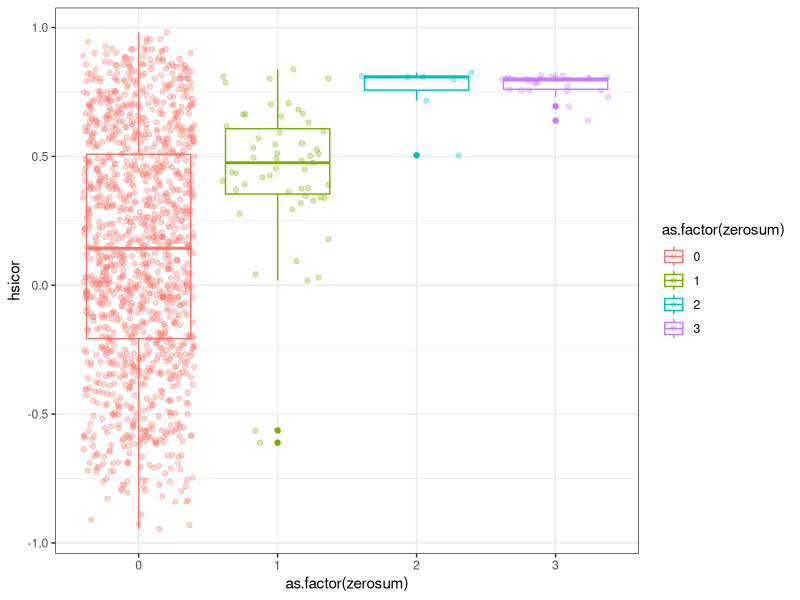

Reproduce this figure in R. (Note: a time limit stopped this script after it produced the figure.)
###Pdae15888 methylation - is SNP-based differential methylation more correlated to larval survival
library(ggplot2)
#Create vector of heat survival index for individuals F1,F3,F4,A5,A6,A8
hscore=c(0.789439953, 0.998209258, 0.22654263, 0.954202839, 1.477754999, 1.300719112)

#Read S441 methlyation table (3 filters - excludes the filter for potential positions that contain SNPs)
s441=read.table("scaf441.3cfilt.tsv",header=TRUE)

#Crop table to Pdae15888 
s441.xrn=s441[which(s441$pos >= 287182 & s441$pos <= 363229),]

#Calculate means for AD and F samples
s441.xrn$amean=rowMeans(as.matrix(s441.xrn[,3:10]))
s441.xrn$fmean=rowMeans(as.matrix(s441.xrn[,11:18]))

#Identify supported/high confidence SNP positions based on the following logic
#A methylatable (for want of a better word) position that is homozygous for a CpG disruptive SNP \
#in an individual will have zero methylation for both corresponding adult and sperm samples

#Record positions that have zero methylation for both adult and sperm samples
s441.xrn$A5z=0
s441.xrn$A6z=0
s441.xrn$A7z=0
s441.xrn$A8z=0
s441.xrn$F1z=0
s441.xrn$F2z=0
s441.xrn$F3z=0
s441.xrn$F4z=0
s441.xrn$A5z[which(s441.xrn$A.A5 == 0 & s441.xrn$A.S5 == 0)]=1
s441.xrn$A6z[which(s441.xrn$A.A6 == 0 & s441.xrn$A.S6 == 0)]=1
s441.xrn$A7z[which(s441.xrn$A.A7 == 0 & s441.xrn$A.S7 == 0)]=1
s441.xrn$A8z[which(s441.xrn$A.A8 == 0 & s441.xrn$A.S8 == 0)]=1
s441.xrn$F1z[which(s441.xrn$F.A1 == 0 & s441.xrn$F.S1 == 0)]=1
s441.xrn$F2z[which(s441.xrn$F.A2 == 0 & s441.xrn$F.S2 == 0)]=1
s441.xrn$F3z[which(s441.xrn$F.A3 == 0 & s441.xrn$F.S3 == 0)]=1
s441.xrn$F4z[which(s441.xrn$F.A4 == 0 & s441.xrn$F.S4 == 0)]=1
s441.xrn$zerosum=0
s441.xrn$zerosum=s441.xrn$A5z+s441.xrn$A6z+s441.xrn$A7z+s441.xrn$A8z+s441.xrn$F1z+s441.xrn$F2z+s441.xrn$F3z+s441.xrn$F4z
#replace above with a row sum?

#Calculate correlation coefficient for each pos vs hsi

hsi=c("F.S1","F.S3","F.S4","A.S5","A.S6","A.S8")
s441.xrn.hsi=s441.xrn[hsi]
mcor=lapply(1:length(s441.xrn.hsi$F.S1), function(x) cor(as.numeric(s441.xrn.hsi[x,]),hscore, method="pearson"))
s441.xrn$hsicor=unlist(mcor)

#Calculate mean correlation coefficient for different SNP prevalence
mean(s441.xrn$hsicor[which(s441.xrn$zerosum == 0)],na.rm = TRUE) #0.1330131
mean(s441.xrn$hsicor[which(s441.xrn$zerosum >= 1)],na.rm = TRUE) #0.5720017
mean(s441.xrn$hsicor[which(s441.xrn$zerosum >= 2)],na.rm = TRUE) #0.7754107
mean(s441.xrn$hsicor[which(s441.xrn$zerosum >= 3)],na.rm = TRUE) #0.780757

#generate a box plot
ggplot(s441.xrn,aes(as.factor(zerosum),hsicor, color=as.factor(zerosum)))+geom_boxplot()+geom_jitter(alpha=0.3)+theme_bw()

#Perform permutation analysis (can perform at different SNP prevalence values).
#Test if the difference in methylation between SNP-impacted sites and non-SNP-impacted sites is greater than expected by chance. 
nperms=10000000
perm.result=numeric(nperms)
for(i in 1:nperms)
{
  s441.xrn$rs=sample(s441.xrn$hsicor,length(s441.xrn$hsicor),replace=FALSE)
  perm.result[i]=mean(s441.xrn$rs[which(s441.xrn$zerosum >= 1)],na.rm = TRUE)-mean(s441.xrn$rs[which(s441.xrn$zerosum == 0)],na.rm = TRUE)
}
hist(perm.result)
